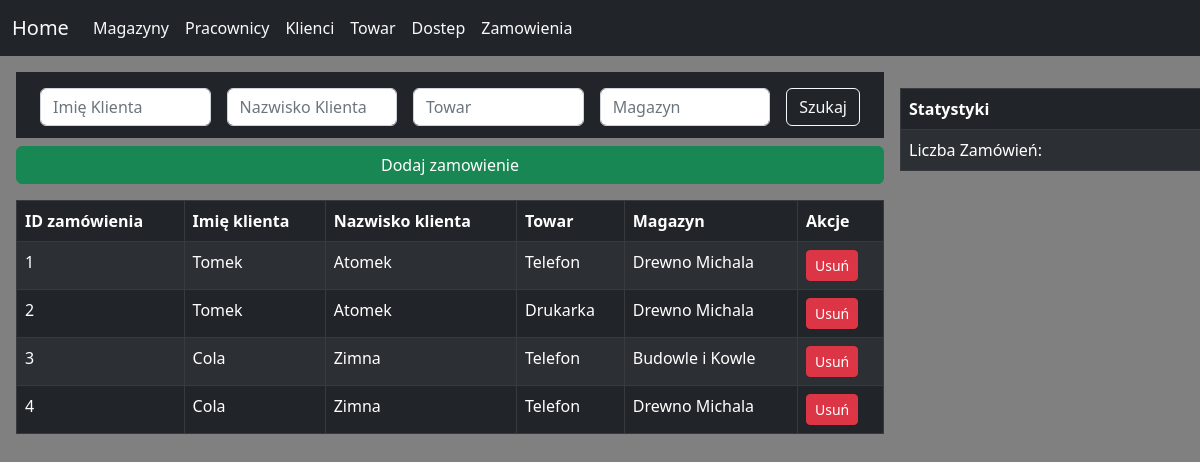
The app's page /zamowienia with its own data.
### modelss/models.py (models this page shows)
class Zamowienia(Base):
    __tablename__ = 'Zamowienia'
    id_zamowienia = Column(Integer, primary_key=True)
    id_klienta = Column(Integer, ForeignKey('Klienci.id_klienta'))
    id_towaru = Column(Integer, ForeignKey('Towar.id_towaru'))
    id_magazynu = Column(Integer, ForeignKey('Magazyny.id_magazynu'))
    klient = relationship("Klienci", backref="Zamowienia")
    towar = relationship("Towar", backref="Zamowienia")
    magazyn = relationship("Magazyny", backref="Zamowienia")

class Klienci(Base):
    __tablename__ = 'Klienci'
    id_klienta = Column(Integer, primary_key=True)
    imie = Column(String(100), nullable=False)
    nazwisko = Column(String(100), nullable=False)
    saldo = Column(Integer)

class Towar(Base):
    __tablename__ = 'Towar'
    id_towaru = Column(Integer, primary_key=True)
    nazwa = Column(String(100), nullable=False)
    cena = Column(Integer, nullable=False)

class Magazyny(Base):
    __tablename__ = 'Magazyny'
    id_magazynu = Column(Integer, primary_key=True)
    nazwa = Column(String(50), nullable=False, unique=True)
    adres = Column(String(100), nullable=False)

### main.py (the view)
@app.route("/zamowienia")
def zamowienia():
    return render_template("zamowienia.html", zamowienia=show_zamowienia(), pracownicy=show_pracownicy(),
                           klienci=show_klienci(), magazyny=show_magazyny(), towary=show_towar(), liczba_zamowien=count_zamowienia())

### modelss/db_tools.py (called while the page is built)
def show_magazyny():
    magazyny = session.query(Magazyny).all()
    return magazyny

def show_pracownicy():
    pracownicy = session.query(Pracownicy, Magazyny.nazwa) \
        .join(Magazyny, Pracownicy.id_magazynu == Magazyny.id_magazynu) \
        .filter(Pracownicy.id_magazynu == Magazyny.id_magazynu) \
        .all()
    return pracownicy

def show_klienci():
    klienci = session.query(Klienci).all()
    return klienci

def show_towar():
    towar = session.query(Towar).all()
    return towar

def show_zamowienia():
    zamowienia = session \
        .query(Zamowienia, Magazyny.nazwa.label('nazwa_magazynu'), Towar.nazwa.label('nazwa_towaru'),
               Klienci.imie.label('imie_klienta'), Klienci.nazwisko.label('nazwisko_klienta')) \
        .join(Magazyny, Zamowienia.id_magazynu == Magazyny.id_magazynu) \
        .join(Towar, Zamowienia.id_towaru == Towar.id_towaru) \
        .join(Klienci, Zamowienia.id_klienta == Klienci.id_klienta) \
        .filter(Zamowienia.id_magazynu == Magazyny.id_magazynu) \
        .filter(Zamowienia.id_towaru == Towar.id_towaru) \
        .filter(Zamowienia.id_klienta == Klienci.id_klienta) \
        .all()
    return zamowienia

def count_zamowienia():
    liczba_zamowien = session.query(Zamowienia).count()
    return liczba_zamowien

### templates/zamowienia.html (shortened to what this page needs)
{% extends "base.html" %}
{% block content %}
<div class="container">
    <div class="col w-75 p-3 position-absolute top-10 start-0">
        <div class="bg-dark p-1">
    <div class="container mt-1">
        <form class="d-flex" id="searchForm" method="POST" action="/search_zamowienia">
            <div class="d-flex ">
                <input class="form-control d-inline m-2" type="search" name="search_name_klient" placeholder="Imię Klienta" aria-label="Imię">
                <input class="form-control d-inline m-2" type="search" name="search_lastname_klient" placeholder="Nazwisko Klienta" aria-label="Nazwisko">
            </div>
            <div class="d-flex ">
                <input class="form-control d-inline m-2" type="search" name="search_towar" placeholder="Towar" aria-label="Towar">
                <input class="form-control d-inline m-2" type="search" name="search_magazyn" placeholder="Magazyn" aria-label="Magazyn">
            </div>
            <button class="btn btn-outline-light m-2 align-self-start" type="submit">Szukaj</button>
        </form>
    </div>
</div>
        <div class="d-grid gap-2">
            <button type="button" class="btn btn-success mt-2" data-bs-toggle="modal" data-bs-target="#addZamowienieModal">Dodaj zamowienie</button>
        </div>
        <table class="table table-striped table-bordered table-dark p-3 mt-3 bg-body rounded">
            <thead>
                <tr>
                    <th scope="col">ID zamówienia</th>
                    <th scope="col">Imię klienta</th>
                    <th scope="col">Nazwisko klienta</th>
                    <th scope="col">Towar</th>
                    <th scope="col">Magazyn</th>
                    <th scope="col">Akcje</th>
                </tr>
            </thead>
            <tbody>
                {% for zam in zamowienia %}
                <tr>
                    <td>{{ zam.Zamowienia.id_zamowienia }}</td>
                    <td>{{ zam.imie_klienta }}</td>
                    <td>{{ zam.nazwisko_klienta }}</td>
                    <td>{{ zam.nazwa_towaru }}</td>
                    <td>{{ zam.nazwa_magazynu }}</td>
                    <td>
                        <div class="d-flex">
                            <form method="POST" action="/delete_zamowienie/{{ zam.Zamowienia.id_zamowienia }}">
                                <button type="submit" class="btn btn-danger btn-sm">Usuń</button>
                            </form>
                        </div>
                    </td>
                </tr>
                {% endfor %}
            </tbody>
        </table>
    </div>
    <div class="col w-25 p-3 position-absolute top-10 start-50 ">
        <div class="custom-table-responsivee">
                <table class="table table-striped table-bordered table-dark p-3 mt-3 bg-body rounded">
                    <thead>
                        <tr>
                            <th scope="col">Statystyki</th>
                        </tr>
                    </thead>
                    <tbody>
                        <tr>
                            <td>Liczba Zamówień:</td>
                        </tr>
                    </tbody>
                </table>
        </div>
    </div>
</div>
{% endblock %}

### static/styl.css (style rules this page uses)
.custom-table-responsivee { left: 75%; width: 400px; position: fixed; }

### records on screen
Zamowienia: Zamowienia.id_zamowienia "1", imie_klienta "Tomek", nazwisko_klienta "Atomek", nazwa_towaru "Telefon", nazwa_magazynu "Drewno Michala"
Zamowienia: Zamowienia.id_zamowienia "2", imie_klienta "Tomek", nazwisko_klienta "Atomek", nazwa_towaru "Drukarka", nazwa_magazynu "Drewno Michala"
Zamowienia: Zamowienia.id_zamowienia "3", imie_klienta "Cola", nazwisko_klienta "Zimna", nazwa_towaru "Telefon", nazwa_magazynu "Budowle i Kowle"
Zamowienia: Zamowienia.id_zamowienia "4", imie_klienta "Cola", nazwisko_klienta "Zimna", nazwa_towaru "Telefon", nazwa_magazynu "Drewno Michala"
